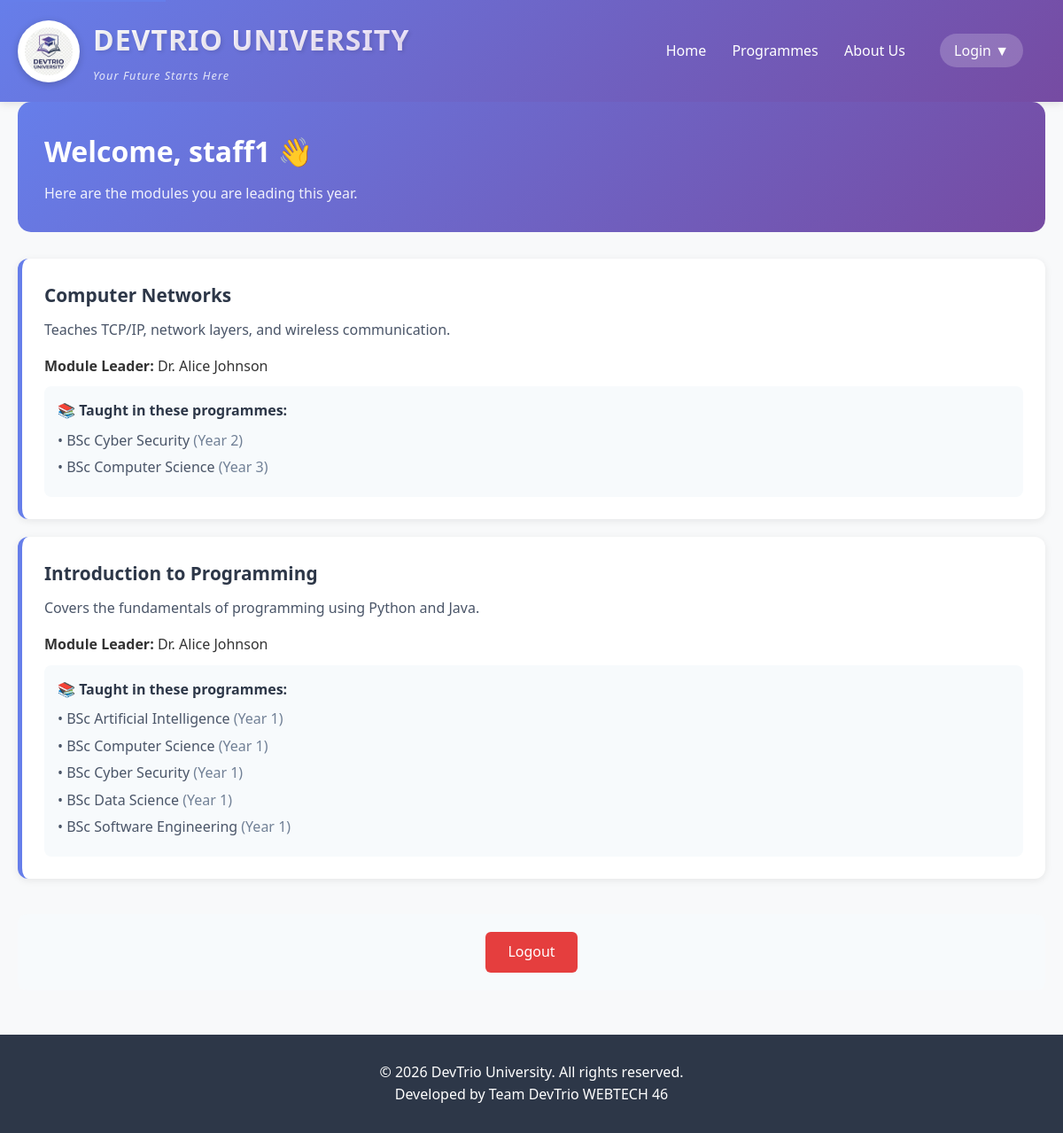
/index.php?url=staff/dashboard (signed in), run on the app's committed database.
### tables this page shows
CREATE TABLE `modules` (
  `ModuleID` int(11) NOT NULL,
  `ModuleName` text NOT NULL,
  `ModuleLeaderID` int(11) DEFAULT NULL,
  `Description` text DEFAULT NULL,
  `Image` text DEFAULT NULL
);

CREATE TABLE `staff` (
  `StaffID` int(11) NOT NULL,
  `Name` text NOT NULL
);

CREATE TABLE `programmemodules` (
  `ProgrammeModuleID` int(11) NOT NULL,
  `ProgrammeID` int(11) DEFAULT NULL,
  `ModuleID` int(11) DEFAULT NULL,
  `Year` int(11) DEFAULT NULL
);

CREATE TABLE `programmes` (
  `ProgrammeID` int(11) NOT NULL,
  `ProgrammeName` text NOT NULL,
  `LevelID` int(11) DEFAULT NULL,
  `ProgrammeLeaderID` int(11) DEFAULT NULL,
  `Description` text DEFAULT NULL,
  `Image` text DEFAULT NULL,
  `published` int(11) DEFAULT 1
);

### config/DBConnection.php (called while the page is built, shortened)
<?php
class DBConnection {
    private static $instance = null;
    private $pdo;
    private $host = 'localhost';
    private $dbname = 'student_course_hub';
    private $username = 'root';
    private $password = '';
    public static function getInstance() {
        if (self::$instance === null) {
            self::$instance = new self();
        }
        return self::$instance;
    }
    private function __construct() {
        try {
            $this->pdo = new PDO(
                "mysql:host=$this->host;dbname=$this->dbname;charset=utf8mb4",
                $this->username,
                $this->password,
                [
                    PDO::ATTR_ERRMODE => PDO::ERRMODE_EXCEPTION,
                    PDO::ATTR_DEFAULT_FETCH_MODE => PDO::FETCH_ASSOC,
                    PDO::ATTR_EMULATE_PREPARES => false
                ]
            );
        } catch(PDOException $e) {
            error_log("Database connection failed: " . $e->getMessage() . "\n", 3, __DIR__ . "/db_errors.log");
            die("Database connection failed. Please try again later.");
        }
    }
    public function getConnection() {
        return $this->pdo;
    }
}
?>

### controllers/StaffController.php (the view, shortened to what this page needs)
<?php
require_once __DIR__ . '/../config/DBConnection.php';
class StaffController {
    private $db;
    public function __construct() {
        $this->db = DBConnection::getInstance()->getConnection();
    }
    public function dashboard() {
        $staff_id = $_SESSION['staff_id'];
        $sql = "SELECT m.*,
                       s.Name as ModuleLeaderName
                FROM Modules m
                LEFT JOIN Staff s ON m.ModuleLeaderID = s.StaffID
                WHERE m.ModuleLeaderID = :staff_id
                ORDER BY m.ModuleName";
        $stmt = $this->db->prepare($sql);
        $stmt->execute([':staff_id' => $staff_id]);
        $modules = $stmt->fetchAll();
        ?>
        <div style="max-width: 1200px; margin: 0 auto;">
            <div style="background: linear-gradient(135deg, #667eea 0%, #764ba2 100%); color: white; padding: 30px; border-radius: 15px; margin-bottom: 30px;">
                <h1 style="margin: 0 0 10px 0;">Welcome, <?php echo htmlspecialchars($_SESSION['admin_username']); ?> 👋</h1>
                <p style="margin: 0; opacity: 0.9;">Here are the modules you are leading this year.</p>
            </div>
            <?php if(empty($modules)): ?>
                <div style="background: #fef3c7; padding: 30px; border-radius: 10px; text-align: center;">
                    <p style="margin: 0; font-size: 1.1rem;">You are not assigned as module leader for any modules yet.</p>
                    <p style="margin-top: 10px; color: #718096;">Please contact the administrator.</p>
                </div>
            <?php else: ?>
                <div style="display: grid; gap: 20px;">
                    <?php foreach($modules as $module): ?>
                        <?php
                        $progSql = "SELECT p.ProgrammeName, pm.Year
                                    FROM ProgrammeModules pm
                                    JOIN Programmes p ON pm.ProgrammeID = p.ProgrammeID
                                    WHERE pm.ModuleID = :module_id
                                    ORDER BY pm.Year, p.ProgrammeName";
                        $progStmt = $this->db->prepare($progSql);
                        $progStmt->execute([':module_id' => $module['ModuleID']]);
                        $programmes = $progStmt->fetchAll();
                        ?>
                        <div style="background: white; padding: 25px; border-radius: 12px; box-shadow: 0 2px 8px rgba(0,0,0,0.08); border-left: 5px solid #667eea; transition: transform 0.2s;">
                            <h3 style="color: #2d3748; margin: 0 0 10px 0; font-size: 1.3rem;"><?php echo htmlspecialchars($module['ModuleName']); ?></h3>
                            <p style="color: #4a5568; margin-bottom: 15px;"><?php echo htmlspecialchars($module['Description'] ?? 'No description available'); ?></p>
                            <p style="margin-bottom: 10px;"><strong>Module Leader:</strong> <?php echo htmlspecialchars($module['ModuleLeaderName'] ?? 'Not assigned'); ?></p>
                            <?php if(!empty($programmes)): ?>
                                <div style="background: #f7fafc; padding: 15px; border-radius: 8px; margin-top: 10px;">
                                    <p style="margin: 0 0 8px 0; font-weight: 600; color: #2d3748;">📚 Taught in these programmes:</p>
                                    <?php foreach($programmes as $prog): ?>
                                        <p style="margin: 5px 0; color: #4a5568;">• <?php echo htmlspecialchars($prog['ProgrammeName']); ?> <span style="color: #718096;">(Year <?php echo $prog['Year']; ?>)</span></p>
                                    <?php endforeach; ?>
                                </div>
                            <?php else: ?>
                                <div style="background: #fef3c7; padding: 12px; border-radius: 8px; margin-top: 10px;">
                                    <p style="margin: 0; color: #92400e;">⚠️ Not currently assigned to any programme.</p>
                                </div>
                            <?php endif; ?>
                        </div>
                    <?php endforeach; ?>
                </div>
            <?php endif; ?>
            <div style="margin-top: 40px; padding: 20px; background: #f7fafc; border-radius: 10px; text-align: center;">
                <a href="index.php?url=logout" style="background: #e53e3e; color: white; padding: 10px 25px; text-decoration: none; border-radius: 6px; display: inline-block;">Logout</a>
            </div>
        </div>
        <?php
        require_once __DIR__ . '/../views/layout.php';
    }
}
?>

### css/style.css (style rules this page uses)
* { margin: 0; padding: 0; box-sizing: border-box; }
body { font-family: 'Segoe UI', Tahoma, Geneva, Verdana, sans-serif; line-height: 1.6; color: #333; background-color: #f8f9fa; }

### data on the page
modules: ModuleName "Computer Networks", Description "Teaches TCP/IP, network layers, and wireless communication.", ModuleLeaderID.Name "Dr. Alice Johnson"
programmemodules: ProgrammeID.ProgrammeName "BSc Cyber Security", Year "2"
programmemodules: ProgrammeID.ProgrammeName "BSc Computer Science", Year "3"
modules: ModuleName "Introduction to Programming", Description "Covers the fundamentals of programming using Python and Java.", ModuleLeaderID.Name "Dr. Alice Johnson"
programmemodules: ProgrammeID.ProgrammeName "BSc Artificial Intelligence", Year "1"
programmemodules: ProgrammeID.ProgrammeName "BSc Computer Science", Year "1"
programmemodules: ProgrammeID.ProgrammeName "BSc Cyber Security", Year "1"
programmemodules: ProgrammeID.ProgrammeName "BSc Data Science", Year "1"
programmemodules: ProgrammeID.ProgrammeName "BSc Software Engineering", Year "1"

### other printed values
$_SESSION['admin_username'] "staff1"
